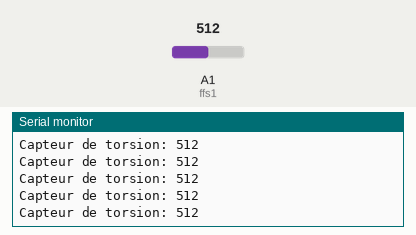
A sketch run on a simulated Arduino Mega 2560, built with avr-gcc and run on an emulated ATmega2560. Shown: the last lines printed to the serial monitor. Inputs (shaded band) come from the test bench; at power-on: A1 (ffs1) = 512.

Above: at 1.2 s.
1.3 s: A1 (ffs1) set to 716
At 1.31 s:
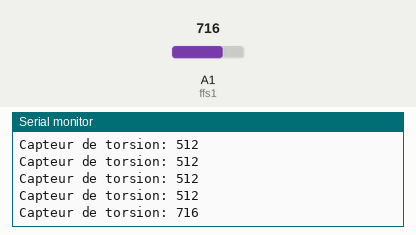
2.8 s: A1 (ffs1) set to 900
At 2.82 s:
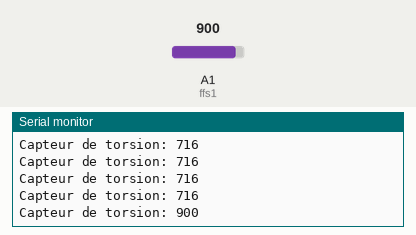
Timing chart, 0 to 5.8 s (numbered marks = the images above; inputs shaded):
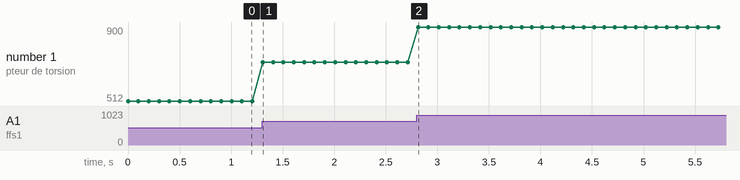

Measured:
- after the input at 1.3 s, the serial monitor: prints a new line at once (image 1)
- after the input at 2.8 s, the serial monitor: prints a new line at once (image 2)
- plotted number 1: 512 → 716 after the input at 1.3 s, 716 → 900 after the input at 2.8 s

The sketch:

Torsion.ino
```cpp
int ffs1 = A1; // FlexiForce sensor is connected analog pin A0 of arduino or mega.

int ffsdata = 0;
float vout;
void setup()
{
  Serial.begin(9600);
  pinMode(ffs1, INPUT);
}

void loop()
{
  ffsdata = analogRead(ffs1);
  //vout = (ffsdata * 5.0) / 1023.0;
  //vout = vout * cf ;
  Serial.print("Capteur de torsion: ");
  Serial.print(ffsdata);
  Serial.println("");
  delay(100);
}
```
